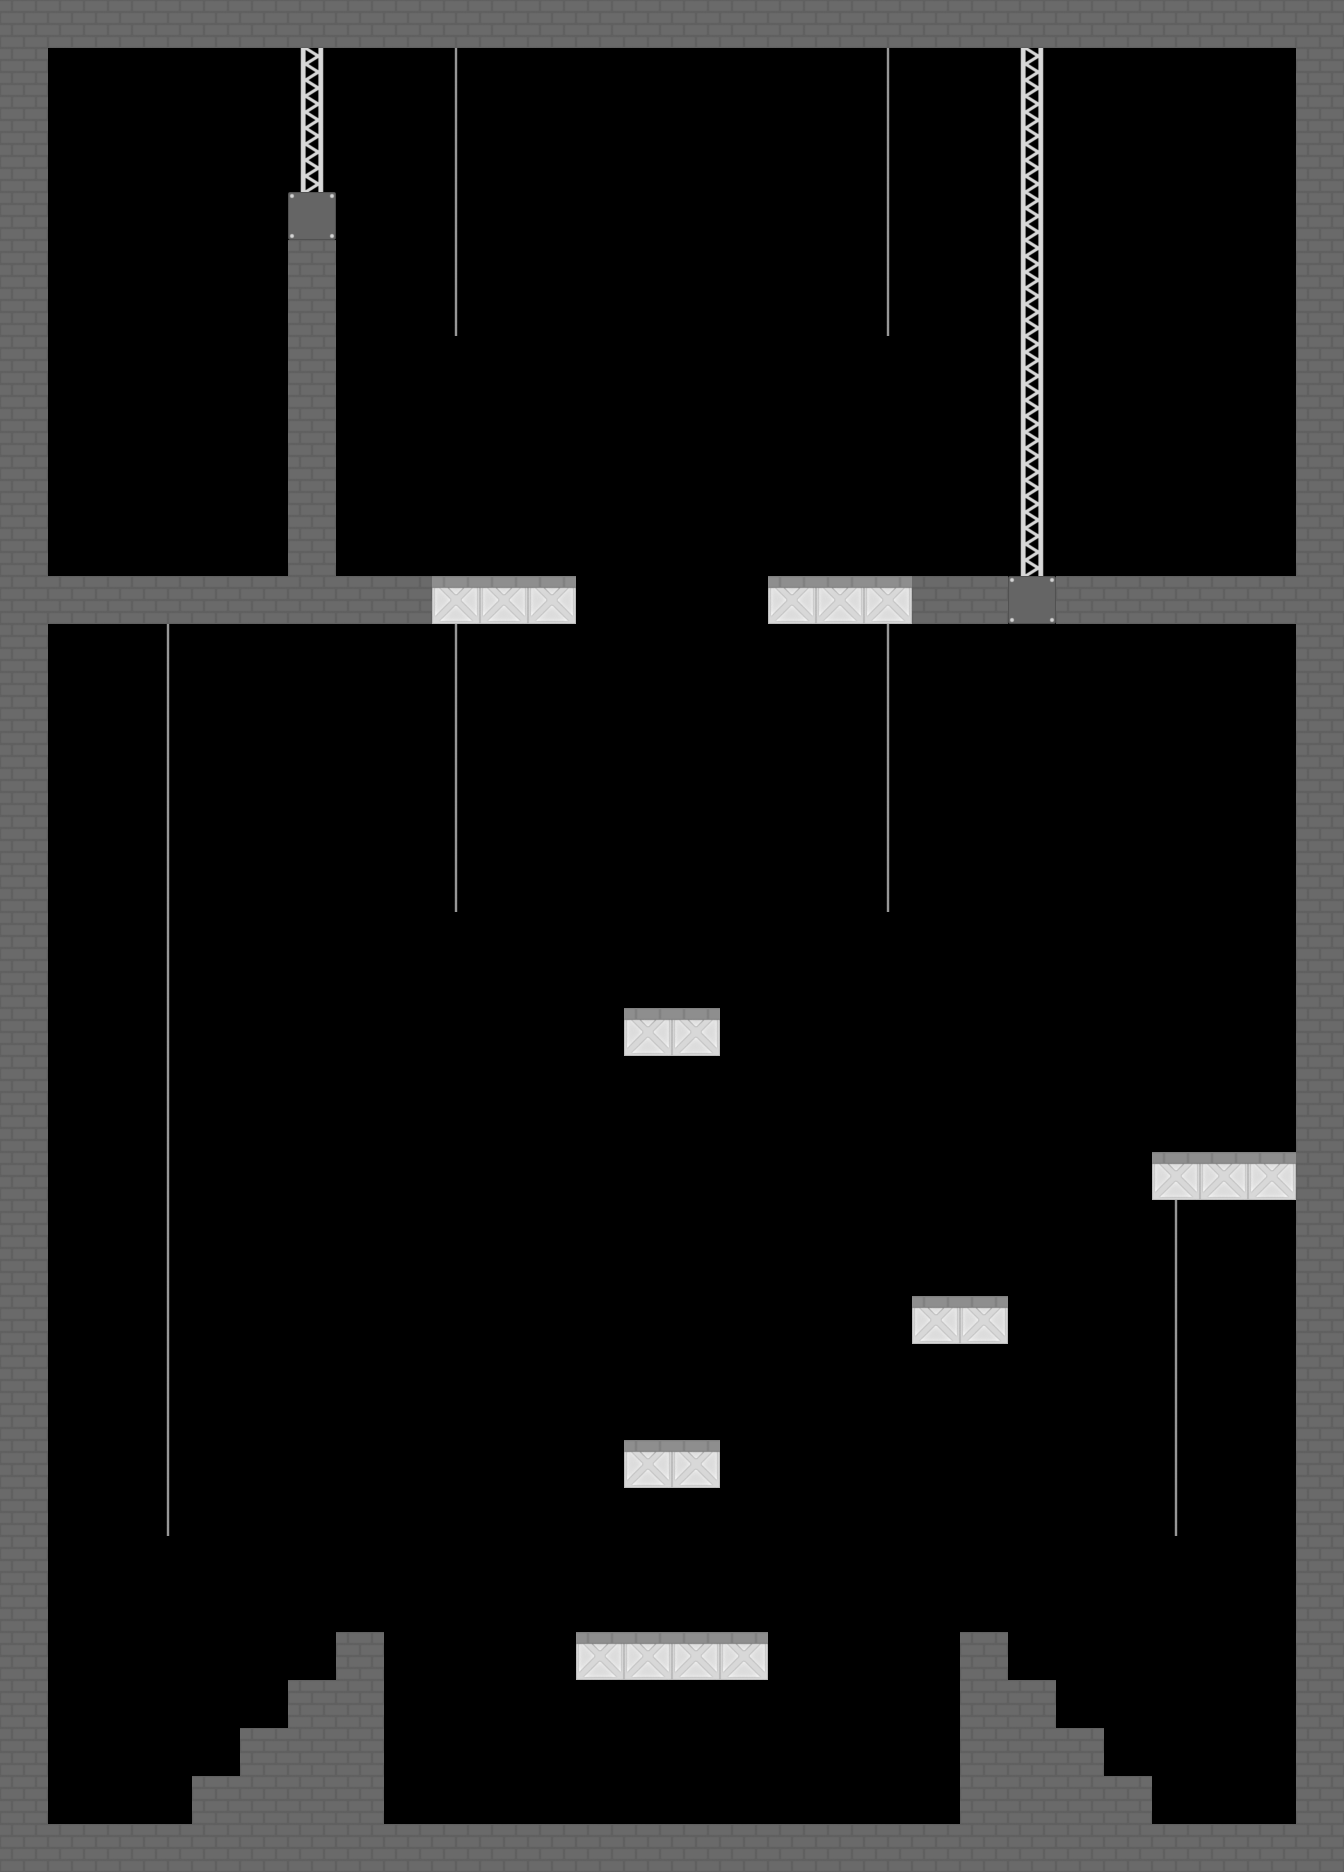

The image is a tile-based game level rendered from a .tmx file. Its description and complete source (layers, tilesets, objects, tile grids) follow:
An orthogonal 28x39 tile map with 48x48 px tiles, 1 tile layer (Tile Layer 1), 2 tilesets.

<map version="1.0" tiledversion="1.1.5" orientation="orthogonal" renderorder="right-down" width="28" height="39" tilewidth="48" tileheight="48" infinite="0" nextobjectid="1">
 <tileset firstgid="1" source="diffuse.tsx" />
 <tileset firstgid="12" source="normal.tsx" />
 <layer name="Tile Layer 1" width="28" height="39">
  <data encoding="csv">
1,1,1,1,1,1,1,1,1,1,1,1,1,1,1,1,1,1,1,1,1,1,1,1,1,1,1,1,
1,0,0,0,0,0,6,0,0,9,0,0,0,0,0,0,0,0,9,0,0,6,0,0,0,0,0,1,
1,0,0,0,0,0,6,0,0,9,0,0,0,0,0,0,0,0,9,0,0,6,0,0,0,0,0,1,
1,0,0,0,0,0,6,0,0,9,0,0,0,0,0,0,0,0,9,0,0,6,0,0,0,0,0,1,
1,0,0,0,0,0,5,0,0,9,0,0,0,0,0,0,0,0,9,0,0,6,0,0,0,0,0,1,
1,0,0,0,0,0,1,0,0,9,0,0,0,0,0,0,0,0,9,0,0,6,0,0,0,0,0,1,
1,0,0,0,0,0,1,0,0,9,0,0,0,0,0,0,0,0,9,0,0,6,0,0,0,0,0,1,
1,0,0,0,0,0,1,0,0,0,0,0,0,0,0,0,0,0,0,0,0,6,0,0,0,0,0,1,
1,0,0,0,0,0,1,0,0,0,0,0,0,0,0,0,0,0,0,0,0,6,0,0,0,0,0,1,
1,0,0,0,0,0,1,0,0,0,0,0,0,0,0,0,0,0,0,0,0,6,0,0,0,0,0,1,
1,0,0,0,0,0,1,0,0,0,0,0,0,0,0,0,0,0,0,0,0,6,0,0,0,0,0,1,
1,0,0,0,0,0,1,0,0,0,0,0,0,0,0,0,0,0,0,0,0,6,0,0,0,0,0,1,
1,1,1,1,1,1,1,1,1,4,4,4,0,0,0,0,4,4,4,1,1,5,1,1,1,1,1,1,
1,0,0,9,0,0,0,0,0,9,0,0,0,0,0,0,0,0,9,0,0,0,0,0,0,0,0,1,
1,0,0,9,0,0,0,0,0,9,0,0,0,0,0,0,0,0,9,0,0,0,0,0,0,0,0,1,
1,0,0,9,0,0,0,0,0,9,0,0,0,0,0,0,0,0,9,0,0,0,0,0,0,0,0,1,
1,0,0,9,0,0,0,0,0,9,0,0,0,0,0,0,0,0,9,0,0,0,0,0,0,0,0,1,
1,0,0,9,0,0,0,0,0,9,0,0,0,0,0,0,0,0,9,0,0,0,0,0,0,0,0,1,
1,0,0,9,0,0,0,0,0,9,0,0,0,0,0,0,0,0,9,0,0,0,0,0,0,0,0,1,
1,0,0,9,0,0,0,0,0,0,0,0,0,0,0,0,0,0,0,0,0,0,0,0,0,0,0,1,
1,0,0,9,0,0,0,0,0,0,0,0,0,0,0,0,0,0,0,0,0,0,0,0,0,0,0,1,
1,0,0,9,0,0,0,0,0,0,0,0,0,4,4,0,0,0,0,0,0,0,0,0,0,0,0,1,
1,0,0,9,0,0,0,0,0,0,0,0,0,0,0,0,0,0,0,0,0,0,0,0,0,0,0,1,
1,0,0,9,0,0,0,0,0,0,0,0,0,0,0,0,0,0,0,0,0,0,0,0,0,0,0,1,
1,0,0,9,0,0,0,0,0,0,0,0,0,0,0,0,0,0,0,0,0,0,0,0,4,4,4,1,
1,0,0,9,0,0,0,0,0,0,0,0,0,0,0,0,0,0,0,0,0,0,0,0,9,0,0,1,
1,0,0,9,0,0,0,0,0,0,0,0,0,0,0,0,0,0,0,0,0,0,0,0,9,0,0,1,
1,0,0,9,0,0,0,0,0,0,0,0,0,0,0,0,0,0,0,4,4,0,0,0,9,0,0,1,
1,0,0,9,0,0,0,0,0,0,0,0,0,0,0,0,0,0,0,0,0,0,0,0,9,0,0,1,
1,0,0,9,0,0,0,0,0,0,0,0,0,0,0,0,0,0,0,0,0,0,0,0,9,0,0,1,
1,0,0,9,0,0,0,0,0,0,0,0,0,4,4,0,0,0,0,0,0,0,0,0,9,0,0,1,
1,0,0,9,0,0,0,0,0,0,0,0,0,0,0,0,0,0,0,0,0,0,0,0,9,0,0,1,
1,0,0,0,0,0,0,0,0,0,0,0,0,0,0,0,0,0,0,0,0,0,0,0,0,0,0,1,
1,0,0,0,0,0,0,0,0,0,0,0,0,0,0,0,0,0,0,0,0,0,0,0,0,0,0,1,
1,0,0,0,0,0,0,1,0,0,0,0,4,4,4,4,0,0,0,0,1,0,0,0,0,0,0,1,
1,0,0,0,0,0,1,1,0,0,0,0,0,0,0,0,0,0,0,0,1,1,0,0,0,0,0,1,
1,0,0,0,0,1,1,1,0,0,0,0,0,0,0,0,0,0,0,0,1,1,1,0,0,0,0,1,
1,0,0,0,1,1,1,1,0,0,0,0,0,0,0,0,0,0,0,0,1,1,1,1,0,0,0,1,
1,1,1,1,1,1,1,1,1,1,1,1,1,1,1,1,1,1,1,1,1,1,1,1,1,1,1,1
</data>
 </layer>
</map>
